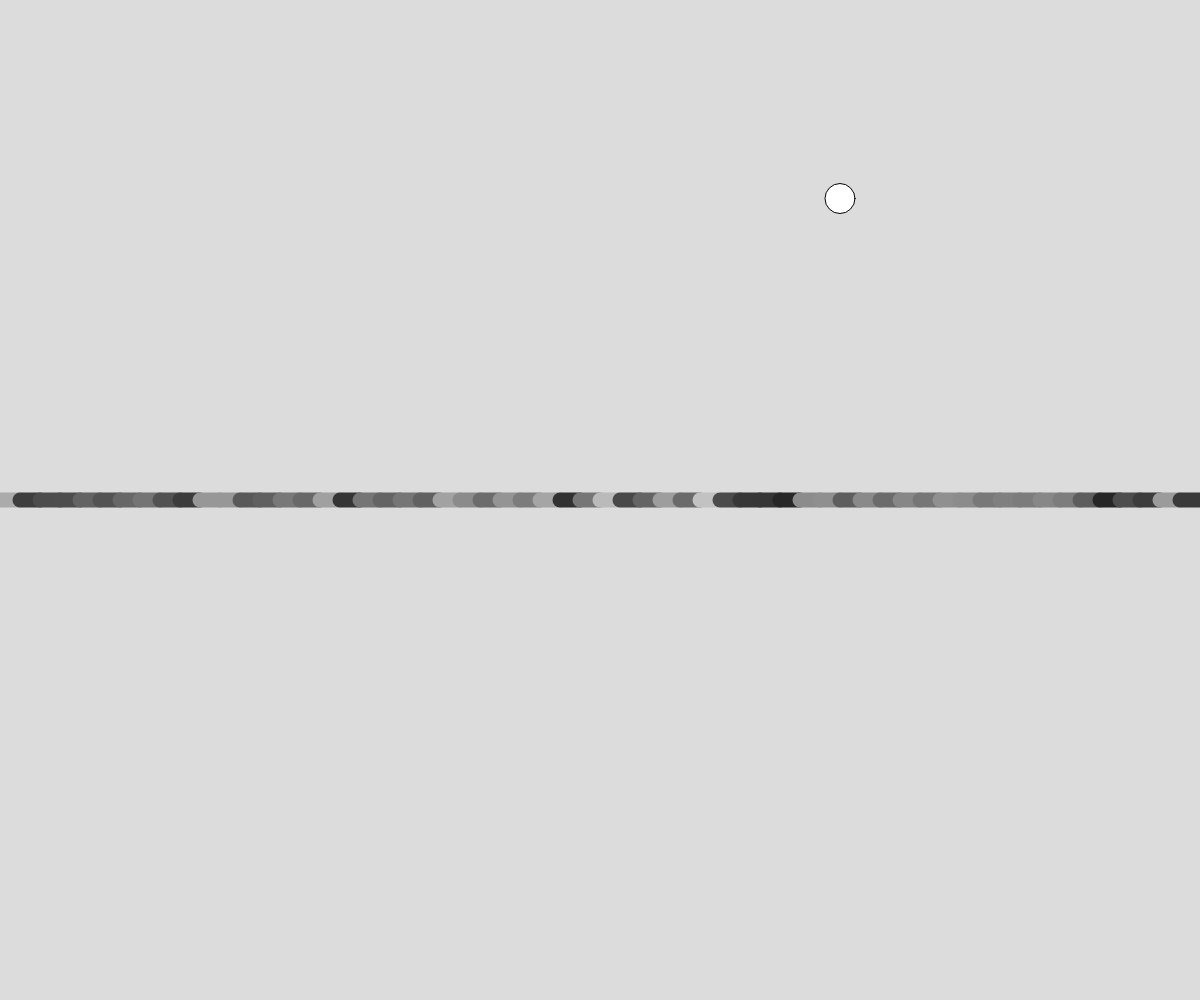
Frame 1 (no input)
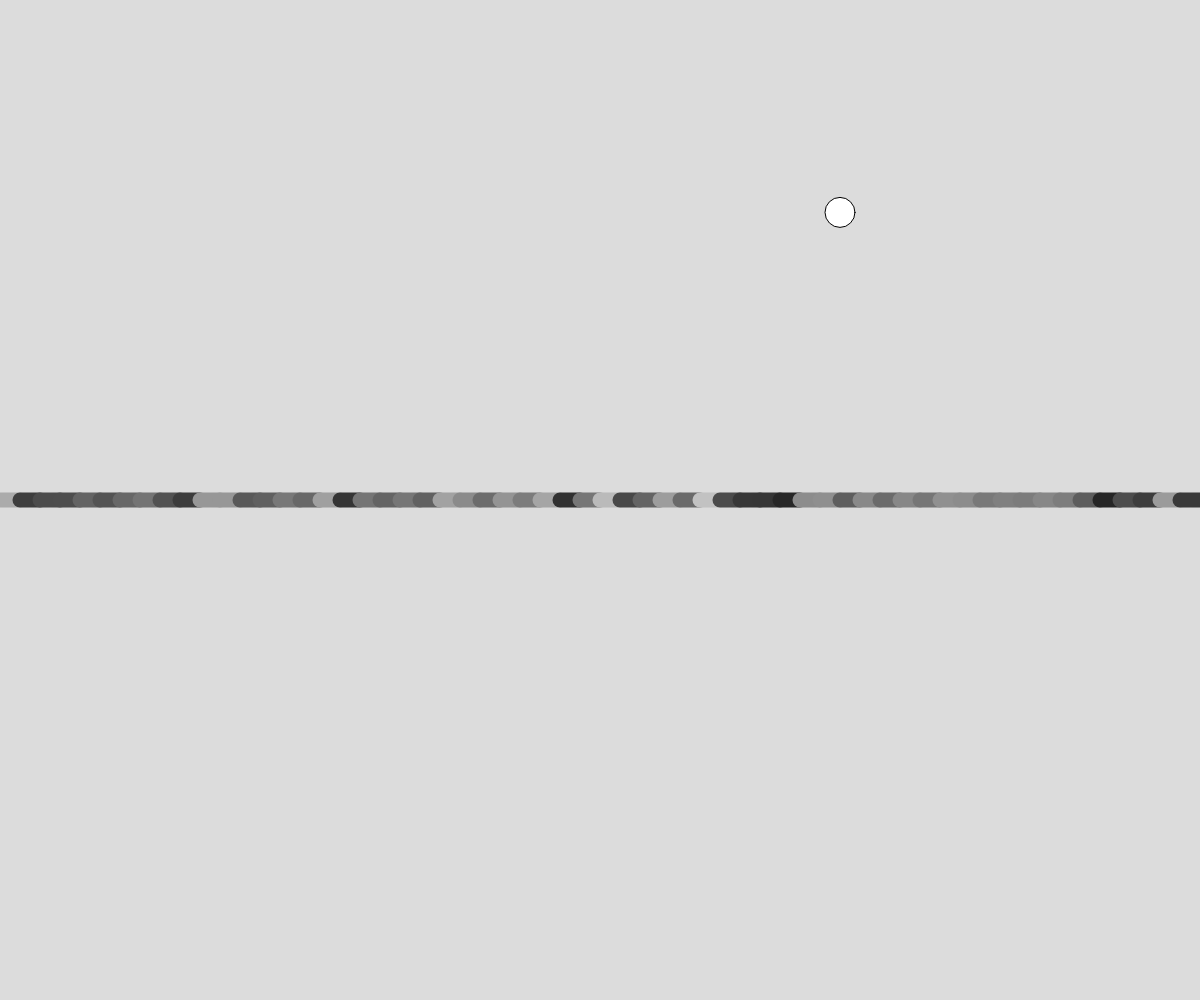
Frame 60 (no input)
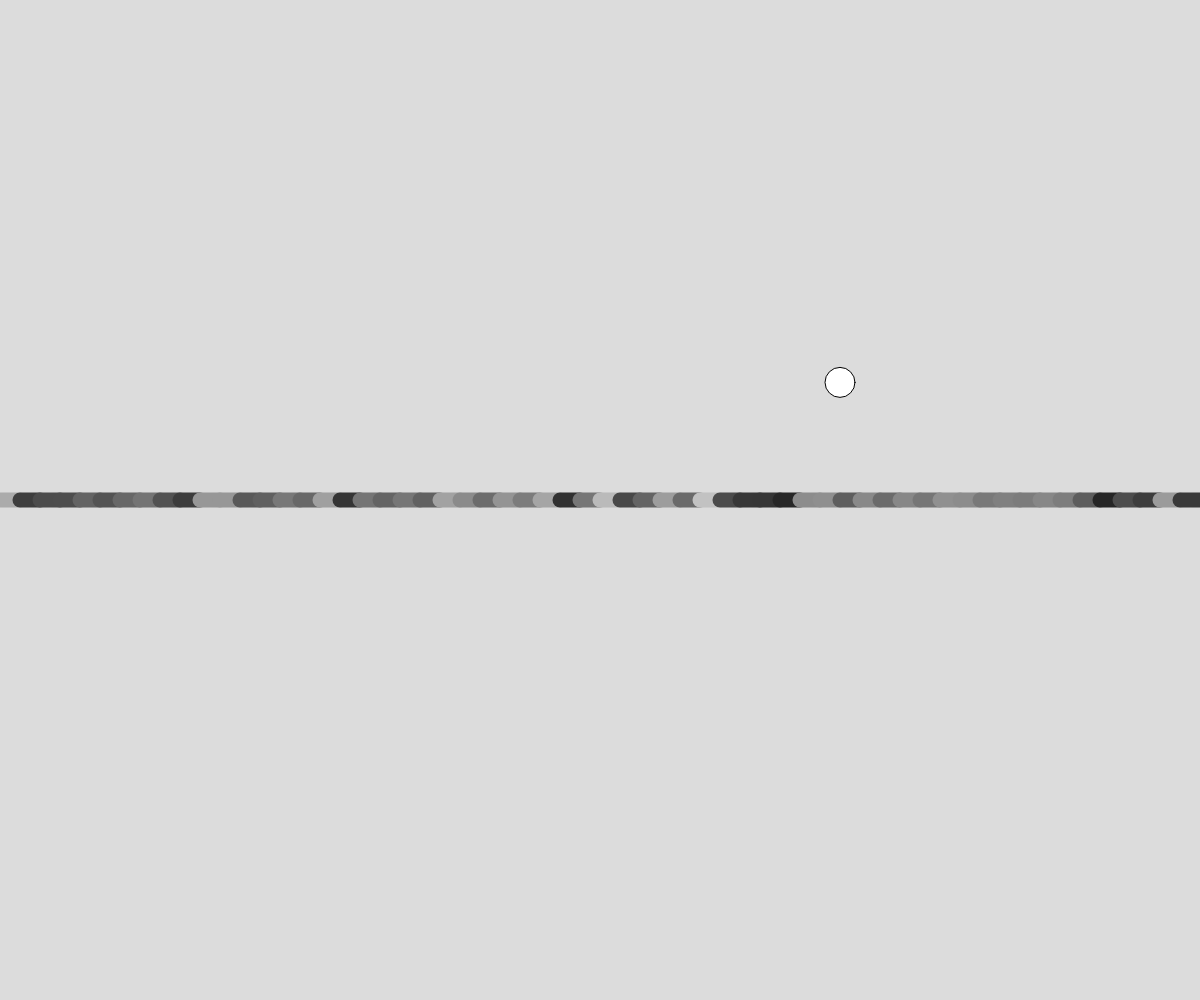
Frame 120 (the mouse pressed at the canvas centre since frame 60)

The p5.js sketch that drew these frames (run headless with seeded random() and noise() and a simulated clock; from frame 60 on, the mouse is pressed at the canvas centre):

// p5.js sketch
// ── sketch.js
// Noisy Numbers
// Fares Abdalla
// March 7 2024
//A look at randomness

let segmentLength = 20;
let bally = 200; 
let balltime = 10;
function setup() {
  createCanvas(windowWidth, windowHeight);
}

function segmentLine(){
  strokeWeight(15);
  let greyTime = 0;
  let x = 0;
  while(x < width){
    let greyValue = random(0,255);
    greyValue = noise(greyTime);
    greyValue = map(greyValue, 0, 1, 0, 255);
    greyTime += 100;

    stroke(greyValue)
    line(x, height/2, x+segmentLength, height/2);
    x += segmentLength
  }
}

function moveball(){
  strokeWeight(1); stroke(0);
  ySpeed = random(-20,20);

  ySpeed = noise(balltime);
  ySpeed = map(ySpeed, 0 ,1, -20, 20);
  balltime += 0.01;

  bally += ySpeed;
  circle(width*0.7, bally, 30);
}


function draw() {
  background(220);
  segmentLine();
  moveball();  
}
